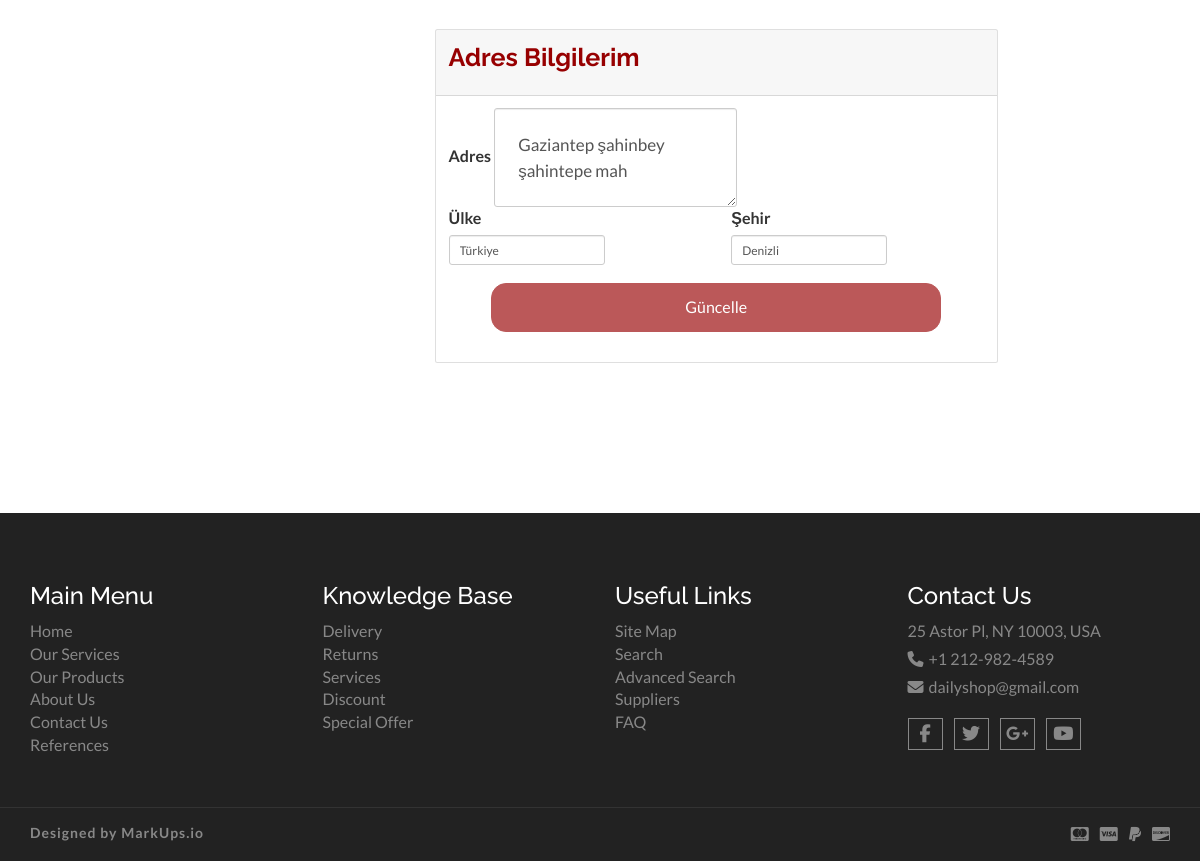
Before: /account/ (signed in, lower part) with the older database file.
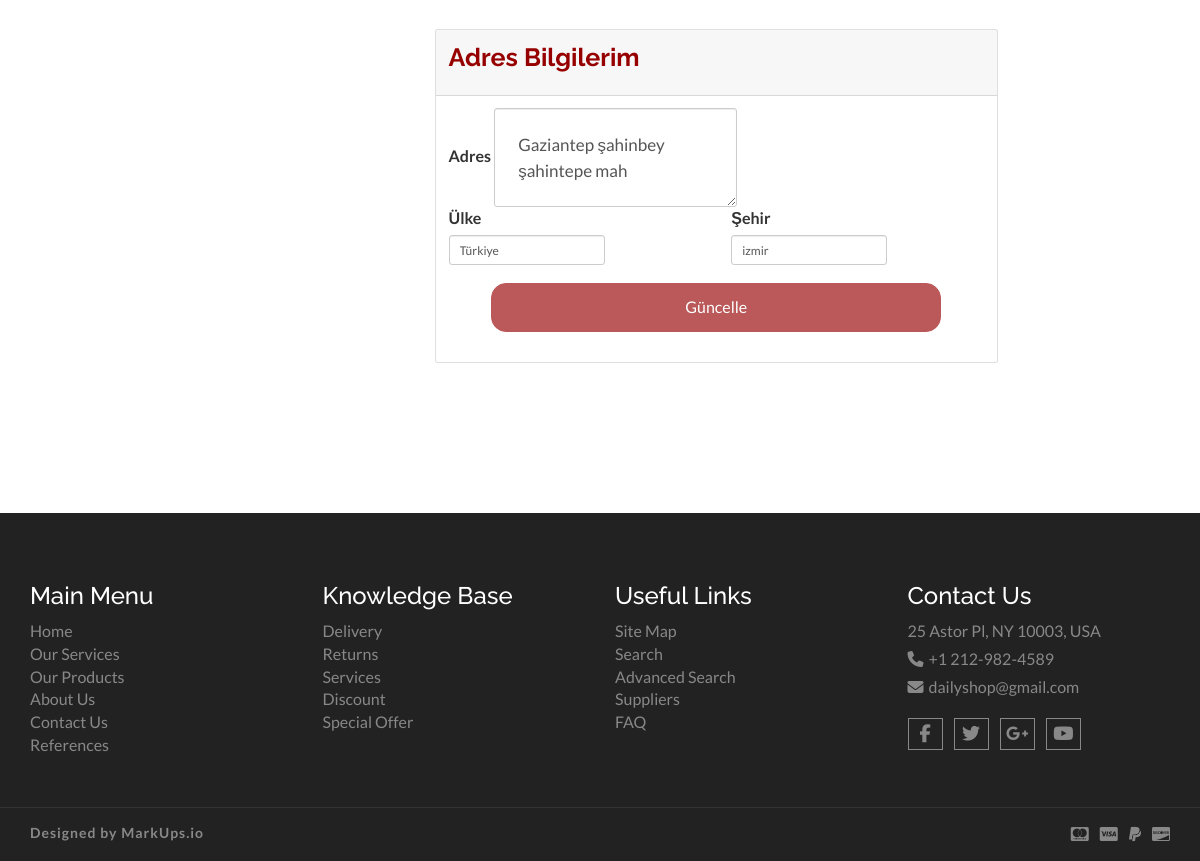
After: the same page with the newer database file.
### user/models.py (models this page shows, shortened)
class UserProfile(models.Model):
    user = models.OneToOneField(User,on_delete= models.CASCADE, null = True)
    name = models.CharField(max_length=30,blank = True,null = True)
    email = models.EmailField(max_length=50,blank = True, null = True)
    phone = models.CharField(blank=True,max_length=20,null = True)
    address = models.CharField(blank=True,max_length=150,null = True)
    city = models.CharField(blank=True,max_length=30,null=True)
    country = models.CharField(blank=True,max_length=30,null=True)
    zipcode = models.CharField(blank=True,max_length=10,null=True)
    image = models.ImageField(blank=True,upload_to='images/users/',null=True)
    def image_tag(self):
        try:
            return mark_safe(f'<img src="{self.image.url}" alt="image"  height = "50"')
        except Exception:
            return mark_safe(f'<img alt="image field is blank"')
    image_tag.short_description = "Image"

### user/views.py (the view)
# urls.py: path('account/',include('user.urls')),
def account(request):
    context = SettingsFunc(request)
    if not(request.user.is_anonymous):
        customer = UserProfile.objects.get(user_id=request.user.id)
        context['customer'] = customer
    return render(request,'account.html',context)

### home/views.py (called while the page is built, shortened)
def SettingsFunc(request):
    setting = Setting.objects.get(pk=1)
    category = Category.objects.all()
    context = {
        'setting' : setting,
        'category':category
    }
    items,total = CookieCart(request)
    context['cart'] = items
    context['total'] = total
    context['CartItemCount'] = len(context['cart'])
    wishList = None
    if request.user.is_authenticated:
        customer = UserProfile.objects.get(user_id=request.user.id)
        wishList = Wishlist.objects.filter(customer_id=customer.id)
        context['wishList'] = [x.product for x in wishList]
    return context

def CookieCart(request):
    items = []
    total = 0
    if request.user.is_authenticated:
        customer = UserProfile.objects.get(user_id=request.user.id)
        items = ShopCart.objects.filter(customer_id= customer.id)
        total = sum([x.amount for x in items])
    return items, total

### home/templates/account.html (shortened to what this page needs)
{% extends 'homebase.html' %} {% load static %}  {% block content %}
{% block account %} {% endblock account %} {% if request.user.id %} {% include 'account/loggedIn.html' %} {% else %}
{% include 'account/Form.html' %}
{% endif %} {% endblock content %} {% block footer %} {% include 'footer.html' %} {% endblock footer %}

### home/templates/account/Loggedin/userInfo.html (shortened to what this page needs)
{% load static %} {% block UserInfo %}
<div id="addressInfo" class="mt-5">
    <div class="card w-75">
        <div class="card-header">
            <h2 style="font-size:25px">Adres Bilgilerim</h2>
        </div>
        <div class="card-body">
            <form id="addressForm" class="form-inline" data-action="address" data-customer="{{request.user.id}}">
                <div class="form-group-sm">
                    <div class="row">
                        <div class="col-md-12">
                            <label for="address">Adres</label>
                            <textarea id="address" name="address" class="form-control" style="padding:23px; font-size: 17px;">{{customer.address}}</textarea>
                            <br>
                        </div>
                        <div class="col-md-6">
                            <label for="country">Ülke</label><br>
                            <input type="text" class="form-control" name="country" id="country" value="{{customer.country}}">
                        </div>
                        <div class="col-md-6">
                            <label for="city">Şehir</label><br>
                            <input type="text" class="form-control" name="city" id="city" value="{{customer.city}}">
                        </div>
                    </div>
                </div>
                <div style="margin:18px ;text-align: center">
                    <button type="submit" class="btn aa-browse-btn" disabled data-toggle="collapse" aria-expanded="false" data-target="#addressCollapse" style="width:90% ; border-radius: 15px;">Güncelle</button>
                </div>
            </form>
        </div>
    </div>
</div>
{% endblock UserInfo %}

Changed rows visible on the page:
changed UserProfile "Gaziantep şahinbey şahintepe mah": city "Denizli" → "izmir"
